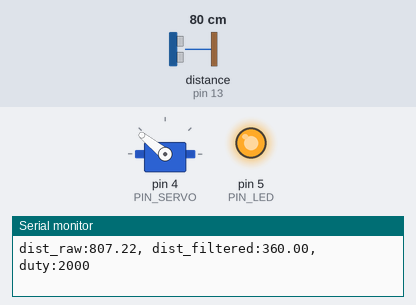
A sketch run on a simulated Arduino Uno, built with avr-gcc and run on an emulated ATmega328P. On the bench: servo, output pins drawn as LEDs (lit = HIGH), the last lines printed to the serial monitor. Wiring (inferred from the names in the program): ultrasonic range finder: trigger pin 12; echo pin 13. The test bench sets the inputs (shaded band); at power-on: distance to the obstacle (sensor on pin 13) 80 cm. The echo pulse lasts 58.3 µs per cm; pins used as bus, display or sensor lines are not drawn.

Above: at 1.2 s.
1.3 s: distance to the obstacle (sensor on pin 13) set to 18 cm
At 2.8 s:
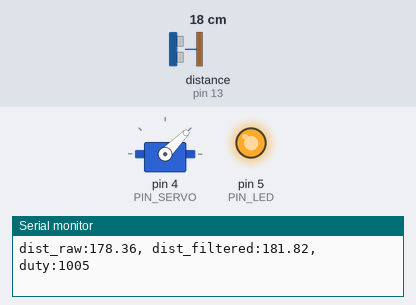
4.3 s: distance to the obstacle (sensor on pin 13) set to 35 cm
At 4.87 s:
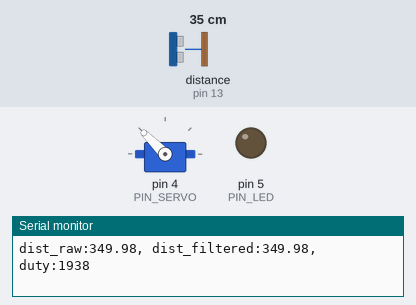
7.3 s: distance to the obstacle (sensor on pin 13) set to 2 cm
At 8.3 s:
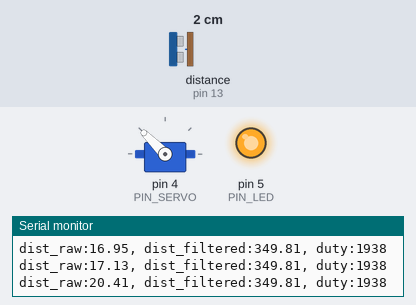
Timing chart, 0 to 10.3 s (numbered marks = the images above; inputs shaded):
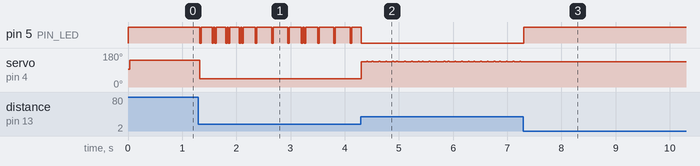

The sketch:

11_HW2.ino
```cpp
#include <Servo.h>

#define PIN_TRIG 12
#define PIN_ECHO 13
#define PIN_SERVO 4
#define PIN_LED 5

#define SND_VEL 346.0
#define INTERVAL 25
#define PULSE_DURATION 10
#define _DIST_MIN 180.0
#define _DIST_MAX 360.0

#define TIMEOUT ((INTERVAL/2)*1000.0)
#define SCALE (0.001*0.5*SND_VEL)

#define _EMA_ALPHA 0.3

#define _DUTY_MIN 1000   // 안전 범위
#define _DUTY_NEU 1500
#define _DUTY_MAX 2000   // 안전 범위

float dist_ema = _DIST_MAX, dist_prev = _DIST_MAX;
unsigned long last_sampling_time = 0;

Servo servo;

void setup() {
  pinMode(PIN_TRIG, OUTPUT);
  pinMode(PIN_ECHO, INPUT);
  digitalWrite(PIN_TRIG, LOW);

  pinMode(PIN_LED, OUTPUT);
  digitalWrite(PIN_LED, HIGH); // LED OFF 초기화

  servo.attach(PIN_SERVO);
  servo.writeMicroseconds(_DUTY_NEU);

  Serial.begin(57600);
}

void loop() {
  if(millis() < last_sampling_time + INTERVAL) return;

  float dist_raw = USS_measure(PIN_TRIG, PIN_ECHO);
  float dist_filtered;

  // 거리 필터링
  if((dist_raw == 0.0) || (dist_raw > _DIST_MAX)){
    dist_filtered = dist_prev;
    digitalWrite(PIN_LED, HIGH);
  } else if(dist_raw < _DIST_MIN){
    dist_filtered = dist_prev;
    digitalWrite(PIN_LED, HIGH);
  } else {
    dist_filtered = dist_raw;
    dist_prev = dist_raw;
    digitalWrite(PIN_LED, LOW);
  }

  // EMA 적용
  dist_ema = _EMA_ALPHA * dist_filtered + (1 - _EMA_ALPHA) * dist_ema;

  // map 적용 + 서보 및 LED 제어
  int duty;
  if(dist_filtered <= _DIST_MIN){
    duty = _DUTY_MIN;

  } else if(dist_filtered > _DIST_MIN && dist_filtered < _DIST_MAX){
    duty = map((int)dist_filtered, 180, 360, _DUTY_MIN, _DUTY_MAX);

  } else {
    duty = _DUTY_MAX;
  }

  servo.writeMicroseconds(duty);

  // 디버그 출력
  Serial.print("dist_raw:"); Serial.print(dist_raw);
  Serial.print(", dist_filtered:"); Serial.print(dist_filtered);
  Serial.print(", duty:"); Serial.println(duty);

  last_sampling_time += INTERVAL;
}

float USS_measure(int TRIG, int ECHO){
  digitalWrite(TRIG, HIGH);
  delayMicroseconds(PULSE_DURATION);
  digitalWrite(TRIG, LOW);
  return pulseIn(ECHO, HIGH, TIMEOUT) * SCALE;
}
```

Measured:
- after the input at 1.3 s, servo on pin 4 (PIN_SERVO): 141° → 45° at once
- after the input at 4.3 s, servo on pin 4 (PIN_SERVO): 45° → 135° at once, then repeats every 0.48 s: 137° 0.03 s, 135° 0.07 s, 137° 0.02 s, 2 × (135° 0.10 s, 137° 0.03 s), 135° 0.10 s
- after the input at 7.3 s, pin 5 (PIN_LED): LOW → HIGH at once; servo on pin 4 (PIN_SERVO): stops changing and stays 135°
